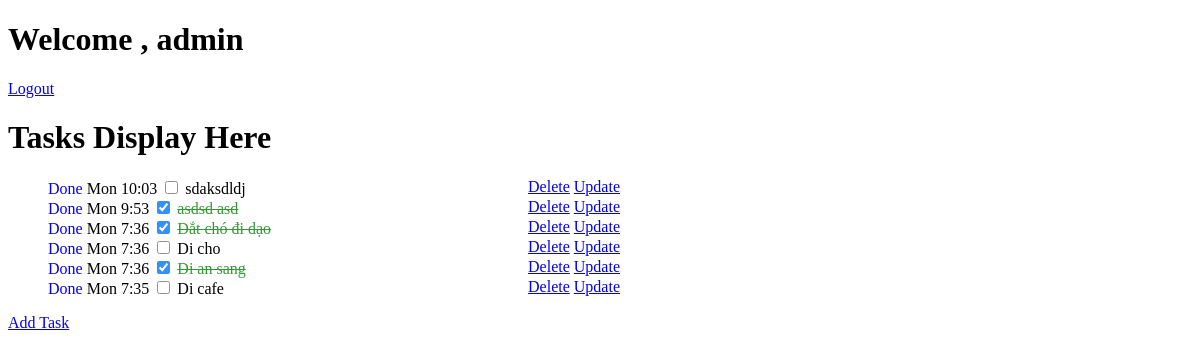
Page /tasks/ (signed in) on the earlier database version.
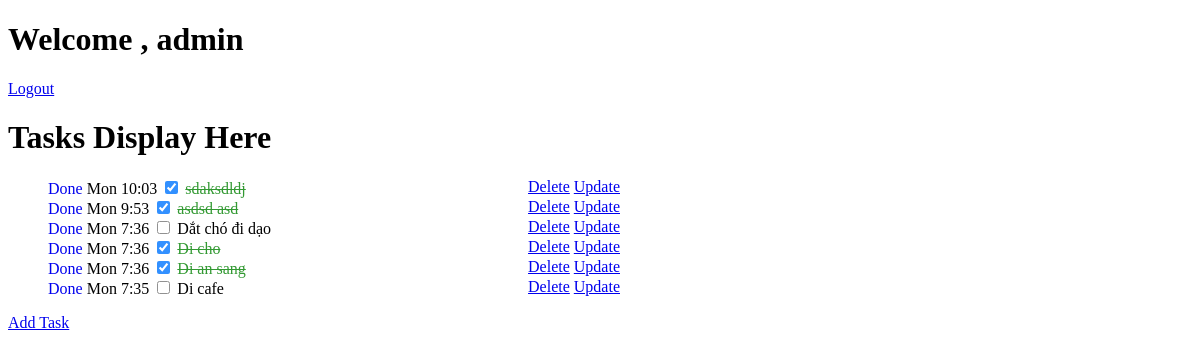
Same page on the later database version.
### tasks/models.py (models this page shows, shortened)
class TaskList(models.Model):
    user = models.ForeignKey(User, null= True, blank=True, on_delete=models.CASCADE)
    title = models.CharField(max_length=100,blank=False)
    detail = models.TextField(max_length=100,blank=True)
    created_at = models.DateTimeField(auto_now_add=True)
    complete = models.BooleanField(default=False)
    class Meta:
        ordering = ['-created_at']

### tasks/views.py (the view)
# urls.py: path('', views.tasks , name="tasks"),
def tasks(request):
    if not request.user.is_authenticated:
        return redirect('login')
    tasklist = TaskList.objects.filter(user=request.user)
    context = {
        'tasks' : tasklist
    }
    return render(request, 'tasks/tasks.html', context)

### tasks/templates/tasks/tasks.html
{% extends 'tasks/layout.html' %}
{% block body %}
{% if user.is_authenticated %}<h1>Welcome , {{user}} </h1>
<a href="{% url 'logout' %}">Logout</a>
{% else %}
    <a href="{% url 'login'%}"><h1>Login</h1></a>
{%endif%}
<h1>Tasks Display Here</h1>
{% if request.user.is_authenticated %}
<div class="task-list">
    <ul>
        {% for task in tasks %}
        <li>
            <div class="text-field">
                <a href="form/complete/{{task.id}}" style="text-decoration: none;"> Done </a>{{task.created_at|date:"D f"}}
                <input type="checkbox" id="{{task.id}}" onchange="this.checked = !this.checked" {% if task.complete %}checked{% endif %}>
                <label for="">{{task.title}}</label>
            </div>
            <div class="button-field">
                <a href="form/delete/{{task.id}}" onclick="return DeleteTask()">Delete</a>
                <a href="form/{{task.id}}/update">Update</a>
            </div>
        </li>
        {% endfor %}
    </ul>
    <a href="{% url 'addtasks' %}">Add Task</a>
</div>
{% endif %}
{% endblock %}

Differences in the rows shown:
changed TaskList "Mon 10:03": complete "☐" → "☑"
changed TaskList "Dắt chó đi dạo": complete "☑" → "☐"
changed TaskList "Di cho": complete "☐" → "☑"
